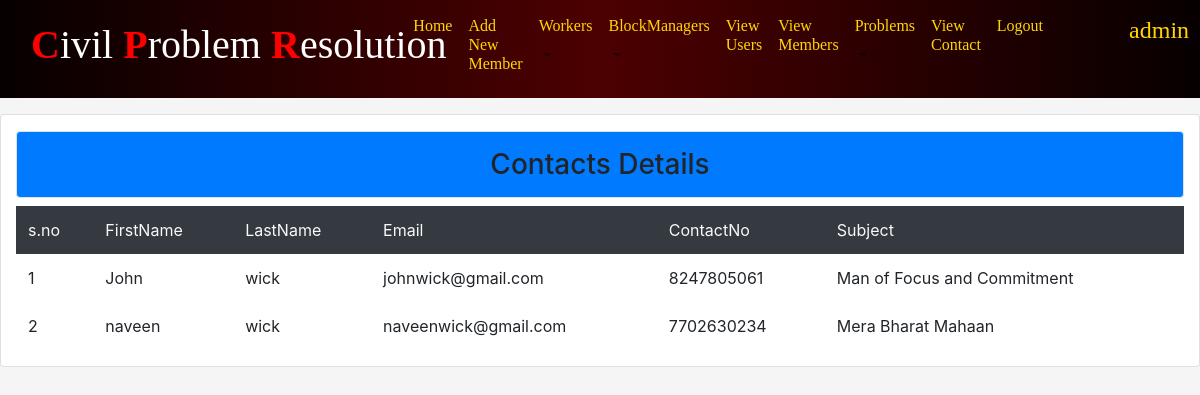
The app's page /contview/ (signed in), older data.
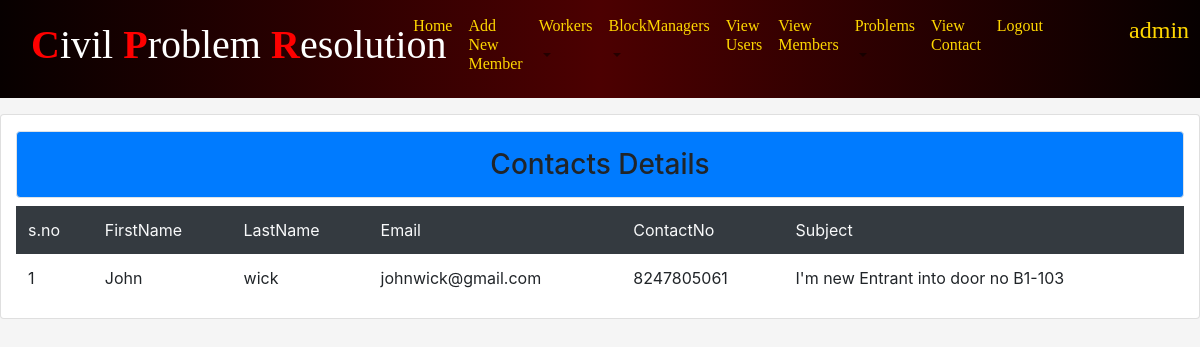
The same page, newer data.
### CPRapp/models.py (models this page shows, shortened)
class Contact(models.Model):
	fname=models.CharField(max_length=200)
	lname=models.CharField(max_length=200)
	email=models.EmailField(max_length=200)
	contactno=models.CharField(max_length=200)
	subject=models.TextField()

### CPRapp/views.py (the view)
# urls.py: path('contview/',views.contview,name="contview"),
@login_required
def contview(rq):
	data=Contact.objects.all()
	return render(rq,'html/contview.html',{'info':data})

### CPRapp/templates/html/contview.html (shortened to what this page needs)
{% extends 'html/base.html' %}
{% block content %}
<div class="card col-md-12 mt-3 mx-auto"><h3 class="p-3 bg-primary text-center
mt-3 border rounded">Contacts Details</h3>
	<table class="table table-borderless table-hover">
		<tr class="bg-dark text-light">
			<td>s.no</td>
			<td>FirstName</td>
			<td>LastName</td>
			<td>Email</td>
			<td>ContactNo</td>
			<td>Subject</td>
		</tr>
		{% for i in info %}
		<tr>
			<td>{{forloop.counter}}</td>
			<td>{{i.fname}}</td>
			<td>{{i.lname}}</td>
			<td>{{i.email}}</td>
			<td>{{i.contactno}}</td>
			<td>{{i.subject}}</td>
		</tr>
		{% endfor %}
	</table>
</div>
{% endblock %}

Row changes from the older to the newer data that the page shows:
removed Contact: fname "naveen", lname "wick", email "naveenwick@gmail.com", contactno "7702630234", subject "Mera Bharat Mahaan"
changed Contact "John": subject "Man of Focus and Commitment" → "I'm new Entrant into door no B1-103"
